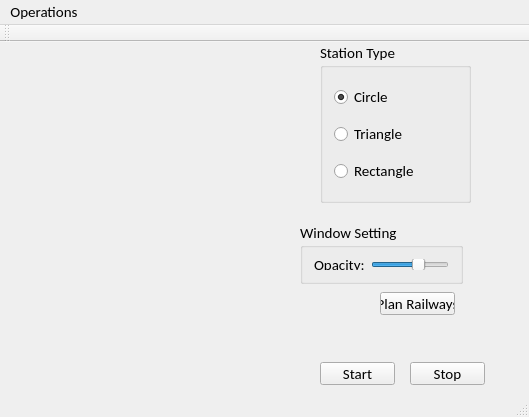
<?xml version="1.0" encoding="UTF-8"?>
<ui version="4.0">
 <class>MainWindow</class>
 <widget class="QMainWindow" name="MainWindow">
  <property name="geometry">
   <rect>
    <x>0</x>
    <y>0</y>
    <width>529</width>
    <height>417</height>
   </rect>
  </property>
  <property name="font">
   <font>
    <family>Calibri</family>
    <pointsize>11</pointsize>
   </font>
  </property>
  <property name="windowTitle">
   <string>Metro-helper</string>
  </property>
  <widget class="QWidget" name="central">
   <widget class="QGroupBox" name="typeBox">
    <property name="geometry">
     <rect>
      <x>320</x>
      <y>0</y>
      <width>151</width>
      <height>161</height>
     </rect>
    </property>
    <property name="title">
     <string>Station Type</string>
    </property>
    <layout class="QVBoxLayout" name="verticalLayout">
     <item>
      <widget class="QRadioButton" name="cirBtn">
       <property name="text">
        <string>Circle</string>
       </property>
       <property name="checked">
        <bool>true</bool>
       </property>
      </widget>
     </item>
     <item>
      <widget class="QRadioButton" name="triBtn">
       <property name="text">
        <string>Triangle</string>
       </property>
      </widget>
     </item>
     <item>
      <widget class="QRadioButton" name="rectBtn">
       <property name="text">
        <string>Rectangle</string>
       </property>
      </widget>
     </item>
    </layout>
   </widget>
   <widget class="QGroupBox" name="setBox">
    <property name="geometry">
     <rect>
      <x>300</x>
      <y>180</y>
      <width>163</width>
      <height>62</height>
     </rect>
    </property>
    <property name="title">
     <string>Window Setting</string>
    </property>
    <layout class="QVBoxLayout" name="verticalLayout_2">
     <item>
      <layout class="QHBoxLayout" name="horizontalLayout">
       <item>
        <widget class="QLabel" name="opaLab">
         <property name="text">
          <string>Opacity:</string>
         </property>
        </widget>
       </item>
       <item>
        <widget class="QSlider" name="opaSlider">
         <property name="minimum">
          <number>20</number>
         </property>
         <property name="value">
          <number>70</number>
         </property>
         <property name="orientation">
          <enum>Qt::Horizontal</enum>
         </property>
        </widget>
       </item>
      </layout>
     </item>
    </layout>
   </widget>
   <widget class="QPushButton" name="showBtn">
    <property name="geometry">
     <rect>
      <x>380</x>
      <y>250</y>
      <width>75</width>
      <height>23</height>
     </rect>
    </property>
    <property name="text">
     <string>Plan Railways</string>
    </property>
    <property name="checkable">
     <bool>true</bool>
    </property>
   </widget>
   <widget class="QPushButton" name="startBt">
    <property name="geometry">
     <rect>
      <x>320</x>
      <y>320</y>
      <width>75</width>
      <height>23</height>
     </rect>
    </property>
    <property name="text">
     <string>Start</string>
    </property>
   </widget>
   <widget class="QPushButton" name="stopBt">
    <property name="geometry">
     <rect>
      <x>410</x>
      <y>320</y>
      <width>75</width>
      <height>23</height>
     </rect>
    </property>
    <property name="text">
     <string>Stop</string>
    </property>
   </widget>
  </widget>
  <widget class="QMenuBar" name="menuBar">
   <property name="geometry">
    <rect>
     <x>0</x>
     <y>0</y>
     <width>529</width>
     <height>23</height>
    </rect>
   </property>
   <widget class="QMenu" name="menuOperation">
    <property name="title">
     <string>Operations</string>
    </property>
    <addaction name="actionCS"/>
   </widget>
   <addaction name="menuOperation"/>
  </widget>
  <widget class="QToolBar" name="mainToolBar">
   <attribute name="toolBarArea">
    <enum>TopToolBarArea</enum>
   </attribute>
   <attribute name="toolBarBreak">
    <bool>false</bool>
   </attribute>
  </widget>
  <widget class="QStatusBar" name="statusBar"/>
  <action name="actionCS">
   <property name="text">
    <string>Clean Screen</string>
   </property>
  </action>
 </widget>
 <layoutdefault spacing="6" margin="11"/>
 <resources/>
 <connections/>
</ui>
